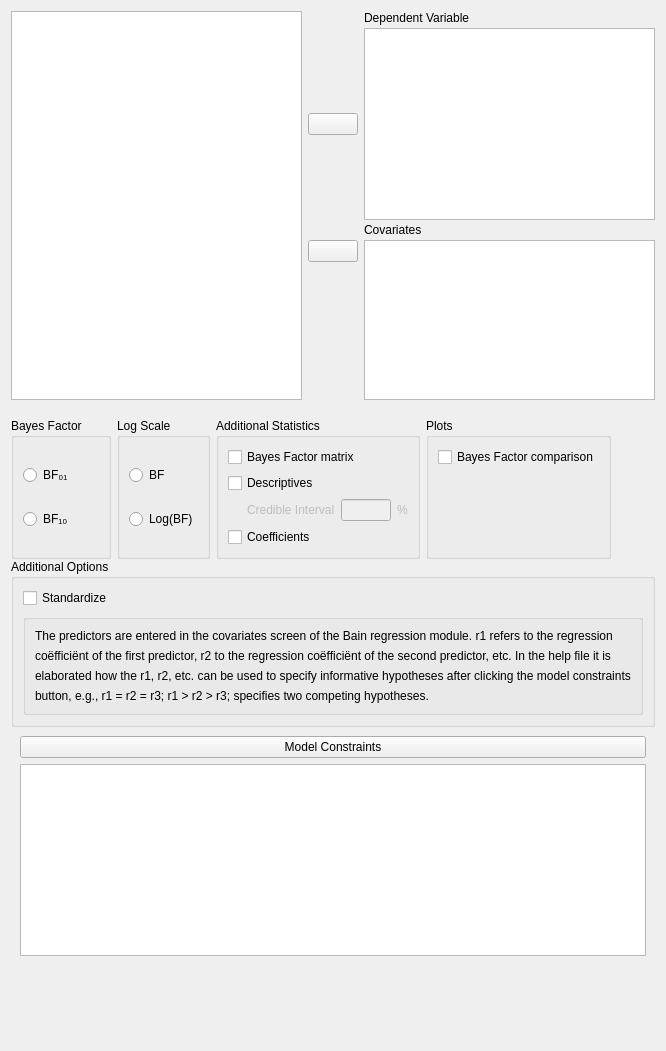
<?xml version="1.0" encoding="UTF-8"?>
<ui version="4.0">
 <class>BainRegressionLinearBayesianForm</class>
 <widget class="QWidget" name="BainRegressionLinearBayesianForm">
  <property name="geometry">
   <rect>
    <x>0</x>
    <y>0</y>
    <width>643</width>
    <height>1051</height>
   </rect>
  </property>
  <property name="sizePolicy">
   <sizepolicy hsizetype="Fixed" vsizetype="Preferred">
    <horstretch>0</horstretch>
    <verstretch>0</verstretch>
   </sizepolicy>
  </property>
  <property name="windowTitle">
   <string>Form</string>
  </property>
  <layout class="QGridLayout" name="gridLayout">
   <property name="verticalSpacing">
    <number>0</number>
   </property>
   <item row="7" column="0">
    <spacer name="verticalSpacer">
     <property name="orientation">
      <enum>Qt::Vertical</enum>
     </property>
     <property name="sizeHint" stdset="0">
      <size>
       <width>20</width>
       <height>40</height>
      </size>
     </property>
    </spacer>
   </item>
   <item row="0" column="0">
    <widget class="QWidget" name="topWidget" native="true">
     <property name="sizePolicy">
      <sizepolicy hsizetype="Preferred" vsizetype="Fixed">
       <horstretch>0</horstretch>
       <verstretch>0</verstretch>
      </sizepolicy>
     </property>
     <layout class="QGridLayout" name="gridLayout_3">
      <property name="leftMargin">
       <number>0</number>
      </property>
      <property name="topMargin">
       <number>0</number>
      </property>
      <property name="rightMargin">
       <number>0</number>
      </property>
      <property name="verticalSpacing">
       <number>3</number>
      </property>
      <item row="2" column="2">
       <widget class="QLabel" name="label_4">
        <property name="sizePolicy">
         <sizepolicy hsizetype="Fixed" vsizetype="Fixed">
          <horstretch>0</horstretch>
          <verstretch>0</verstretch>
         </sizepolicy>
        </property>
        <property name="text">
         <string>Covariates</string>
        </property>
       </widget>
      </item>
      <item row="3" column="1">
       <widget class="AssignButton" name="buttonAssignCovariates">
        <property name="sizePolicy">
         <sizepolicy hsizetype="Fixed" vsizetype="Fixed">
          <horstretch>0</horstretch>
          <verstretch>0</verstretch>
         </sizepolicy>
        </property>
        <property name="minimumSize">
         <size>
          <width>50</width>
          <height>0</height>
         </size>
        </property>
        <property name="maximumSize">
         <size>
          <width>50</width>
          <height>16777215</height>
         </size>
        </property>
        <property name="text">
         <string/>
        </property>
       </widget>
      </item>
      <item row="1" column="1">
       <widget class="AssignButton" name="buttonAssignDependent">
        <property name="sizePolicy">
         <sizepolicy hsizetype="Fixed" vsizetype="Fixed">
          <horstretch>0</horstretch>
          <verstretch>0</verstretch>
         </sizepolicy>
        </property>
        <property name="minimumSize">
         <size>
          <width>50</width>
          <height>0</height>
         </size>
        </property>
        <property name="maximumSize">
         <size>
          <width>50</width>
          <height>16777215</height>
         </size>
        </property>
        <property name="text">
         <string/>
        </property>
       </widget>
      </item>
      <item row="0" column="2">
       <widget class="QLabel" name="label">
        <property name="text">
         <string>Dependent Variable</string>
        </property>
       </widget>
      </item>
      <item row="1" column="2">
       <widget class="boundSingleItemView" name="dependent">
        <property name="sizePolicy">
         <sizepolicy hsizetype="Expanding" vsizetype="Fixed">
          <horstretch>0</horstretch>
          <verstretch>0</verstretch>
         </sizepolicy>
        </property>
        <property name="minimumSize">
         <size>
          <width>0</width>
          <height>0</height>
         </size>
        </property>
        <property name="maximumSize">
         <size>
          <width>16777215</width>
          <height>16777215</height>
         </size>
        </property>
        <property name="selectionMode">
         <enum>QAbstractItemView::ExtendedSelection</enum>
        </property>
       </widget>
      </item>
      <item row="4" column="1">
       <spacer name="verticalSpacer_3">
        <property name="orientation">
         <enum>Qt::Vertical</enum>
        </property>
        <property name="sizeType">
         <enum>QSizePolicy::Expanding</enum>
        </property>
        <property name="sizeHint" stdset="0">
         <size>
          <width>20</width>
          <height>0</height>
         </size>
        </property>
       </spacer>
      </item>
      <item row="3" column="2" rowspan="2">
       <widget class="BoundListView" name="covariates">
        <property name="sizePolicy">
         <sizepolicy hsizetype="Expanding" vsizetype="Fixed">
          <horstretch>0</horstretch>
          <verstretch>1</verstretch>
         </sizepolicy>
        </property>
        <property name="minimumSize">
         <size>
          <width>0</width>
          <height>160</height>
         </size>
        </property>
        <property name="maximumSize">
         <size>
          <width>16777215</width>
          <height>160</height>
         </size>
        </property>
        <property name="selectionMode">
         <enum>QAbstractItemView::ExtendedSelection</enum>
        </property>
       </widget>
      </item>
      <item row="0" column="0" rowspan="5">
       <widget class="AvailableFieldsListView" name="listAvailableFields">
        <property name="sizePolicy">
         <sizepolicy hsizetype="Expanding" vsizetype="Preferred">
          <horstretch>0</horstretch>
          <verstretch>0</verstretch>
         </sizepolicy>
        </property>
        <property name="minimumSize">
         <size>
          <width>0</width>
          <height>0</height>
         </size>
        </property>
        <property name="selectionMode">
         <enum>QAbstractItemView::ExtendedSelection</enum>
        </property>
       </widget>
      </item>
     </layout>
    </widget>
   </item>
   <item row="3" column="0">
    <widget class="QWidget" name="widget_11" native="true">
     <layout class="QGridLayout" name="gridLayout_6">
      <property name="leftMargin">
       <number>0</number>
      </property>
      <property name="topMargin">
       <number>0</number>
      </property>
      <property name="rightMargin">
       <number>0</number>
      </property>
      <property name="bottomMargin">
       <number>0</number>
      </property>
      <property name="verticalSpacing">
       <number>0</number>
      </property>
     </layout>
    </widget>
   </item>
   <item row="5" column="0">
    <widget class="QWidget" name="constraintsWidget" native="true">
     <layout class="QGridLayout" name="gridLayout_8">
      <item row="1" column="0">
       <widget class="ExpanderButton" name="constraintsExpander">
        <property name="text">
         <string>Model Constraints</string>
        </property>
       </widget>
      </item>
      <item row="2" column="0">
       <widget class="QWidget" name="model_constraints" native="true">
        <layout class="QGridLayout" name="gridLayout_14">
         <property name="leftMargin">
          <number>0</number>
         </property>
         <property name="topMargin">
          <number>0</number>
         </property>
         <property name="rightMargin">
          <number>0</number>
         </property>
         <property name="bottomMargin">
          <number>0</number>
         </property>
         <item row="0" column="1">
          <widget class="BoundTextEdit" name="model"/>
         </item>
        </layout>
       </widget>
      </item>
     </layout>
    </widget>
   </item>
   <item row="6" column="0">
    <widget class="QWidget" name="advancedBox" native="true">
     <layout class="QGridLayout" name="gridLayout_2">
      <property name="leftMargin">
       <number>0</number>
      </property>
      <property name="topMargin">
       <number>0</number>
      </property>
      <property name="rightMargin">
       <number>0</number>
      </property>
      <item row="1" column="0" rowspan="2" colspan="2">
       <widget class="QWidget" name="advancedOptions" native="true">
        <layout class="QGridLayout" name="gridLayout_7"/>
       </widget>
      </item>
     </layout>
    </widget>
   </item>
   <item row="1" column="0">
    <widget class="QWidget" name="widget_12" native="true">
     <property name="sizePolicy">
      <sizepolicy hsizetype="Fixed" vsizetype="Fixed">
       <horstretch>0</horstretch>
       <verstretch>0</verstretch>
      </sizepolicy>
     </property>
     <layout class="QGridLayout" name="gridLayout_4">
      <property name="leftMargin">
       <number>0</number>
      </property>
      <property name="rightMargin">
       <number>0</number>
      </property>
      <property name="bottomMargin">
       <number>0</number>
      </property>
      <item row="0" column="4">
       <widget class="BoundGroupBox" name="groupBox_2">
        <property name="title">
         <string>Plots</string>
        </property>
        <layout class="QGridLayout" name="gridLayout_10">
         <item row="0" column="0">
          <widget class="BoundCheckBox" name="BFplot">
           <property name="text">
            <string>Bayes Factor comparison</string>
           </property>
          </widget>
         </item>
         <item row="1" column="0">
          <spacer name="verticalSpacer_2">
           <property name="orientation">
            <enum>Qt::Vertical</enum>
           </property>
           <property name="sizeHint" stdset="0">
            <size>
             <width>20</width>
             <height>40</height>
            </size>
           </property>
          </spacer>
         </item>
        </layout>
       </widget>
      </item>
      <item row="0" column="3">
       <widget class="BoundGroupBox" name="groupBox">
        <property name="title">
         <string>Additional Statistics</string>
        </property>
        <layout class="QGridLayout" name="gridLayout_5">
         <item row="3" column="0" colspan="2">
          <widget class="BoundCheckBox" name="coefficients">
           <property name="text">
            <string>Coefficients</string>
           </property>
          </widget>
         </item>
         <item row="0" column="0" colspan="3">
          <widget class="BoundCheckBox" name="BFmatrix">
           <property name="text">
            <string>Bayes Factor matrix</string>
           </property>
          </widget>
         </item>
         <item row="1" column="0" colspan="2">
          <widget class="BoundCheckBox" name="descriptives">
           <property name="text">
            <string>Descriptives</string>
           </property>
          </widget>
         </item>
         <item row="2" column="2">
          <widget class="BoundTextBox" name="CredibleInterval">
           <property name="enabled">
            <bool>false</bool>
           </property>
           <property name="maximumSize">
            <size>
             <width>50</width>
             <height>16777215</height>
            </size>
           </property>
          </widget>
         </item>
         <item row="2" column="0">
          <spacer name="horizontalSpacer">
           <property name="orientation">
            <enum>Qt::Horizontal</enum>
           </property>
           <property name="sizeHint" stdset="0">
            <size>
             <width>13</width>
             <height>20</height>
            </size>
           </property>
          </spacer>
         </item>
         <item row="2" column="3">
          <widget class="QLabel" name="label_3">
           <property name="enabled">
            <bool>false</bool>
           </property>
           <property name="text">
            <string>%</string>
           </property>
          </widget>
         </item>
         <item row="2" column="1">
          <widget class="QLabel" name="label_2">
           <property name="enabled">
            <bool>false</bool>
           </property>
           <property name="text">
            <string>Credible Interval</string>
           </property>
          </widget>
         </item>
        </layout>
       </widget>
      </item>
      <item row="0" column="1">
       <widget class="BoundGroupBox" name="logScale">
        <property name="title">
         <string>Log Scale</string>
        </property>
        <layout class="QGridLayout" name="gridLayout_9">
         <item row="0" column="0">
          <widget class="QRadioButton" name="BF">
           <property name="text">
            <string>BF</string>
           </property>
          </widget>
         </item>
         <item row="1" column="0">
          <widget class="QRadioButton" name="logBF">
           <property name="text">
            <string>Log(BF)</string>
           </property>
          </widget>
         </item>
        </layout>
       </widget>
      </item>
      <item row="0" column="0">
       <widget class="BoundGroupBox" name="bayesFactorType">
        <property name="title">
         <string>Bayes Factor</string>
        </property>
        <property name="flat">
         <bool>false</bool>
        </property>
        <layout class="QGridLayout" name="gridLayout_13">
         <item row="1" column="0">
          <widget class="QRadioButton" name="_2">
           <property name="text">
            <string>BF₁₀</string>
           </property>
          </widget>
         </item>
         <item row="0" column="0">
          <widget class="QRadioButton" name="_1">
           <property name="text">
            <string>BF₀₁</string>
           </property>
          </widget>
         </item>
        </layout>
       </widget>
      </item>
     </layout>
    </widget>
   </item>
   <item row="2" column="0">
    <widget class="GroupBox" name="groupBox_3">
     <property name="title">
      <string>Additional Options</string>
     </property>
     <layout class="QGridLayout" name="gridLayout_11">
      <item row="0" column="0">
       <widget class="BoundCheckBox" name="standardized">
        <property name="text">
         <string>Standardize</string>
        </property>
       </widget>
      </item>
      <item row="1" column="0">
       <widget class="BoundGroupBox" name="groupBox_4">
        <property name="title">
         <string/>
        </property>
        <layout class="QGridLayout" name="gridLayout_12">
         <item row="1" column="0">
          <widget class="QLabel" name="label_6">
           <property name="text">
            <string>coëfficiënt of the first predictor, r2 to the regression coëfficiënt of the second predictor, etc. In the help file it is</string>
           </property>
          </widget>
         </item>
         <item row="0" column="0">
          <widget class="QLabel" name="label_5">
           <property name="text">
            <string>The predictors are entered in the covariates screen of the Bain regression module. r1 refers to the regression</string>
           </property>
          </widget>
         </item>
         <item row="2" column="0">
          <widget class="QLabel" name="label_7">
           <property name="text">
            <string>elaborated how the r1, r2, etc. can be used to specify informative hypotheses after clicking the model constraints</string>
           </property>
          </widget>
         </item>
         <item row="3" column="0">
          <widget class="QLabel" name="label_8">
           <property name="text">
            <string>button, e.g., r1 = r2 = r3; r1 &gt; r2 &gt; r3; specifies two competing hypotheses.</string>
           </property>
          </widget>
         </item>
        </layout>
       </widget>
      </item>
     </layout>
    </widget>
   </item>
  </layout>
 </widget>
 <customwidgets>
  <customwidget>
   <class>BoundCheckBox</class>
   <extends>QCheckBox</extends>
   <header>widgets/boundcheckbox.h</header>
  </customwidget>
  <customwidget>
   <class>BoundGroupBox</class>
   <extends>QGroupBox</extends>
   <header>widgets/boundgroupbox.h</header>
   <container>1</container>
  </customwidget>
  <customwidget>
   <class>ExpanderButton</class>
   <extends>QPushButton</extends>
   <header>widgets/expanderbutton.h</header>
  </customwidget>
  <customwidget>
   <class>GroupBox</class>
   <extends>QGroupBox</extends>
   <header>widgets/groupbox.h</header>
   <container>1</container>
  </customwidget>
  <customwidget>
   <class>BoundTextBox</class>
   <extends>QLineEdit</extends>
   <header>widgets/boundtextbox.h</header>
  </customwidget>
  <customwidget>
   <class>BoundTextEdit</class>
   <extends>QPlainTextEdit</extends>
   <header>widgets/boundtextedit.h</header>
  </customwidget>
  <customwidget>
   <class>AssignButton</class>
   <extends>QPushButton</extends>
   <header>widgets/assignbutton.h</header>
  </customwidget>
  <customwidget>
   <class>AvailableFieldsListView</class>
   <extends>QListView</extends>
   <header>widgets/availablefieldslistview.h</header>
  </customwidget>
  <customwidget>
   <class>BoundListView</class>
   <extends>QListView</extends>
   <header>widgets/boundlistview.h</header>
  </customwidget>
  <customwidget>
   <class>boundSingleItemView</class>
   <extends>QListView</extends>
   <header>widgets/boundsingleitemview.h</header>
  </customwidget>
 </customwidgets>
 <resources/>
 <connections>
  <connection>
   <sender>descriptives</sender>
   <signal>toggled(bool)</signal>
   <receiver>label_2</receiver>
   <slot>setEnabled(bool)</slot>
   <hints>
    <hint type="sourcelabel">
     <x>349</x>
     <y>468</y>
    </hint>
    <hint type="destinationlabel">
     <x>360</x>
     <y>494</y>
    </hint>
   </hints>
  </connection>
  <connection>
   <sender>descriptives</sender>
   <signal>toggled(bool)</signal>
   <receiver>label_3</receiver>
   <slot>setEnabled(bool)</slot>
   <hints>
    <hint type="sourcelabel">
     <x>349</x>
     <y>468</y>
    </hint>
    <hint type="destinationlabel">
     <x>468</x>
     <y>494</y>
    </hint>
   </hints>
  </connection>
  <connection>
   <sender>descriptives</sender>
   <signal>toggled(bool)</signal>
   <receiver>CredibleInterval</receiver>
   <slot>setEnabled(bool)</slot>
   <hints>
    <hint type="sourcelabel">
     <x>349</x>
     <y>468</y>
    </hint>
    <hint type="destinationlabel">
     <x>431</x>
     <y>493</y>
    </hint>
   </hints>
  </connection>
 </connections>
</ui>
